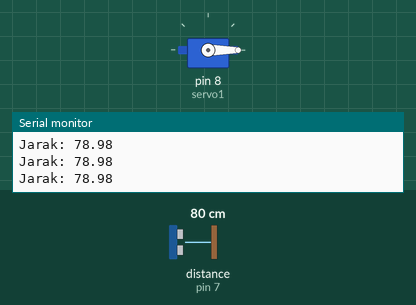
Recording of a sketch running on a simulated Arduino Uno, built with avr-gcc and run on an emulated ATmega328P. Parts: servo, the last lines printed to the serial monitor. Wiring (inferred from the names in the program): ultrasonic range finder: trigger pin 13; echo pin 7. Inputs (shaded band) come from the test bench; at power-on: distance to the obstacle (sensor on pin 7) 80 cm. The echo pulse lasts 58.3 µs per cm.

Above: at 2.2 s.
2.3 s: distance to the obstacle (sensor on pin 7) set to 9 cm
3.8 s: distance to the obstacle (sensor on pin 7) set to 6 cm
At 4.7 s:
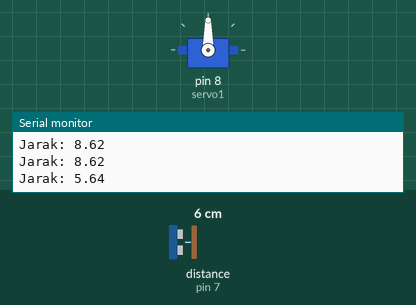
5.3 s: distance to the obstacle (sensor on pin 7) set to 18 cm
At 8.0 s:
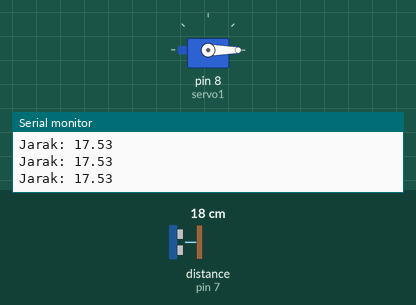
8.3 s: distance to the obstacle (sensor on pin 7) set to 2 cm
At 9.0 s:
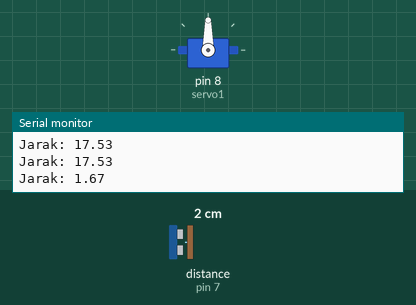
Timing chart, 0 to 10.8 s (numbered marks = the images above; inputs shaded):
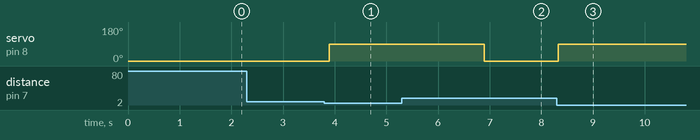

Measured:
- the behaviour switches between 8 and 7 cm on distance to the obstacle (sensor on pin 7) (found by bisection; images 0 and 1)
- after the input at 3.8 s, servo on pin 8 (servo1): 0° → 90° after 0.10 s
- after the input at 5.3 s, servo on pin 8 (servo1): goes on until 6.9 s, then stays 0°
- after the input at 8.3 s, servo on pin 8 (servo1): 0° → 90° at once

The sketch:

UltraSonicSensor.ino
```cpp
// Prototype Tempat Otomatis Berbasis Arduino
// Sensor Ultrasonic HC-SR04 dan Servo
// Dibuat ole : M.Nofgi Y.P.U.
// www.nofgipiston.wordpress.com
// Tokopedia/Bukalapak : Nofgi Piston Shop
// Mohon dipelajari program yang diberikan agar mendapat ilmu yg bermanfaat :)


// menambahkan lubrary Servo
#include <Servo.h>

// inialisasi variabel untuk servo
Servo servo1;

// inialisasi pin ultrasonic
const int pinTRIGGER = 13;
const int pinECHO = 7;

// inialisasi variabel pembacaan sensor ultrasonic
// gunakan "float" untuk angka dengan koma
// atau gunakan "int" untuk angka tanpa koma
float durasi, jarak;


// ======================= program pengaturan awal ====================== //
void setup()
{
  // inialisasi baud rate serial monitor
  Serial.begin(9600);
  // inialisasi pin servo
  servo1.attach(8);
  // menulis derajat awal servo (menutup)
  servo1.write(0);
  // inialisasi stauts I/O pin
  pinMode(pinTRIGGER, OUTPUT);
  pinMode(pinECHO, INPUT);
  delay(1000);
}


// ============================== program utama ============================= //
void loop()
{
  //pembacaan sesnor ulrasonic
  //Mengaktifak pin Trigger selama 10mikrodetik
  //Lalu dia non aktif
  digitalWrite(pinTRIGGER, HIGH);
  delayMicroseconds(10);
  digitalWrite(pinTRIGGER, LOW);

  //Mengaktifkan pin Echo yang menerima pantulan gelombang ultrasonik
  //pulseIn = Lama durasi pin Echo menerima pantulan gelombang
  //Menghitung rumus jarak(Lama durasi dibagi dua)
  durasi = pulseIn(pinECHO, HIGH);
  jarak = ((durasi * 0.034) / 2);

  // menulis data pembacaan ultrasonic pada serial monitor
  // jadi kita tahu jarak obejak yang terbaca

  Serial.print("Jarak: ");
  Serial.println(jarak);


  // program buka tutup servo otomatis
  // jika jarak objek terbaca <= 7 cm
  // ubah dan sesuaikan jarak objek saat buka di sini, satuan cm
  if (jarak <= 7)
  {
    // servo membuka, mnuju derajat 90
    // ubah dan asesuaikan derajat buka di sini
    servo1.write(90);

    // delay membuka servo
    // di sini disetting 3 detik membukanya
    // ubah durasi buka di sini
    delay(3000);

    // servo menutup kembali, menuju derajat 0
    // ubah dan sesuaikan derajat tutup di sini
    servo1.write(0);
}

  // jika jarak objek terbaca lebih dari pernyataan di atas
  else
  {
  // servo menutup, menuju derajat 0
  // ubah dan sesuaikan derajat tutup di sini
  servo1.write(0);
  }
  // delay program
  delay(100);

}
```
